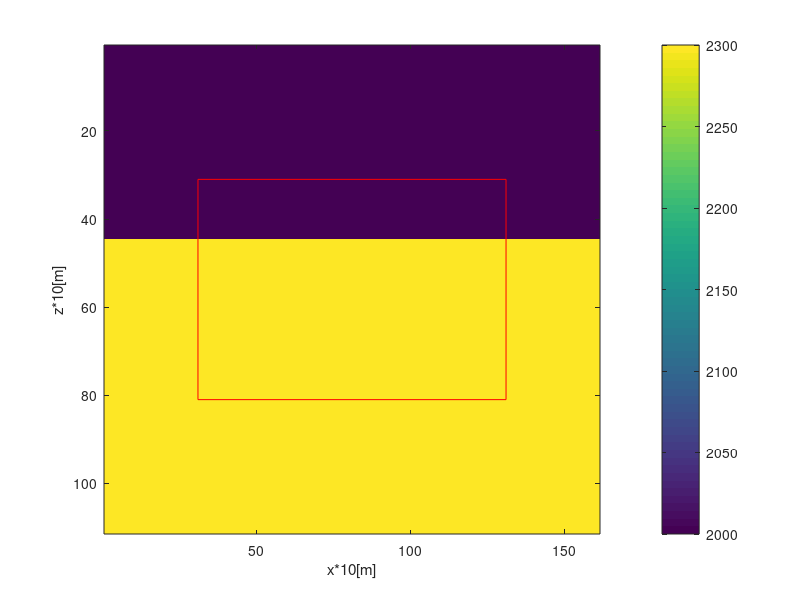

This figure's MATLAB source: (Note: this script raises an error after producing the figure.)
%% input parameters
clear all;
close all;
load('true_rect.mat');
dims.dh=10;
lp=30;
% initial velocity model
v0=ones([51,101])*2000;
% estimation to first layer thickness
l1=15;
% estimation to first layer velocity
v0(l1:end,:)=2300;
dims.dt=10^-3; % [s]
dims.nz0=size(v0,1); % Cells in z-direction
dims.nx0=size(v0,2); % Cells in x-direction
dims.nt=1000; % Amount of time steps
dims.ns=dims.nt;
%% extend the velocity model region to employ PML
v=v0;
temp=v0(1,:);
temp2=v0(end,:);
v=[temp(ones(lp,1),:);
    v;
    temp2(ones(lp,1),:)];
temp3=v(:,1);
temp4=v(:,end);
v=[temp3(:,ones(1,lp)),v,temp4(:,ones(1,lp))];
figure;
imagesc(v);
colorbar;
xlabel({['x*' num2str(dims.dh) '[m]']});
ylabel({['z*' num2str(dims.dh) '[m]']});
hold on;
plot([lp+1,dims.nx0+lp],[lp+1,lp+1],'color','red');
hold on;
plot([lp+1,dims.nx0+lp],[lp+dims.nz0,lp+dims.nz0],'color','red');
hold on;
plot([lp+1,lp+1],[lp+1,lp+dims.nz0],'color','red');
hold on;
plot([dims.nx0+lp,dims.nx0+lp],[lp+1,lp+dims.nz0],'color','red');
axis on;
shg;
Rc=.1;
%% Model dimensions
dims.nz=size(v,1);
dims.nx=size(v,2);
% mz=31:81
dims.mz=lp+1:dims.nz0+lp;
% mx=31:131
dims.mx=lp+1:dims.nx0+lp;
%% source
singles=rickerWave(10,dims);
dims.sx=min(dims.mx):max(dims.mx);
dims.sz=min(dims.mz)*ones(1,length(dims.mx));
%% Receiver locations
dims.rx=min(dims.mx):max(dims.mx);
dims.rz=min(dims.mz)*ones(1,length(dims.rx));
%% source
fs=1/dims.dt;
L=dims.nt;
n=2000;
f=fs*(0:(n/2))/n;
s=zeros([dims.nz*dims.nx,1]);
source_freq=fft(singles,n)/(n/2);
source_freq2=source_freq(1:n/2+1);
% check source
source_time=ifft(source_freq2,n,1)*n;
figure('name','source signals');
subplot(3,1,1)
plot(dims.dt:dims.dt:dims.dt*L,real(singles));
xlabel(['t [s]']);
title('original');
subplot(3,1,2)
plot(dims.dt:dims.dt:dims.dt*L,real(source_time(1:dims.nt)));
xlabel(['t' [s]']);
title('transformed from frequency');
subplot(3,1,3)
plot(abs(source_freq2));
%aa=reshape(aa,[300,1]);
%plot(real(aa))
title('frequency domain');
shg;
%% find effective frequency of source
s_diff=diff(abs(source_freq2));
s_diff=[s_diff(1);s_diff];
s_lim=find(abs(source_freq2)<.1*max(abs(source_freq2)) & s_diff<0);
s_lim2=s_lim(1);
f_range=1:s_lim2;
f2=f(f_range);
ome=2*pi*f2;
% source term
sf=source_freq2(1:s_lim2);
%% source location in FWI
shot_interval=10;
sx0=dims.sx(1):shot_interval:dims.sx(end);
sz0=dims.sz(1)*ones(size(sx0));
% extend source term
sf2=sf*ones(1,length(sx0));
% sf2=sf(:,ones(3,1));
%% find effective frequency for true_rect
n_true_recf=n;
fs2=fs;
f2=fs2*(0:(n_true_recf/2))/n_true_recf;
true_recf=fft(true_rect,n_true_recf,1)/(n_true_recf/2);
true_recf=true_recf(1:s_lim2,:,:);
%% solver parameters
nz=dims.nz;
nx=dims.nx;

dh=dims.dh;
nt=dims.nt;
% ome
% sf
rz=dims.rz;
rx=dims.rx;

n_iteration=20;
alp_progress=zeros([length(n_iteration)+1,1]);
of_progress=zeros([length(n_iteration)+1,1]);

d0=log(1/Rc)/log(10)*3*v/2/lp;
gmax1=150;
C=zeros(length(n_iteration),1);
FID=fopen('log.txt','w');
tic;
for l=1:n_iteration
    fprintf('\n current iteration=%d/%d \t time=%f s',l,n_iteration,toc);
    fprintf(FID,'\n current iteration=%d/%d \t time=%f s',l,n_iteration,toc);
    %%
    vg=zeros(size(v));
    %% gradient
    for i=1:length(sx0)
        loc=(i-1)*shot_interval+1;
        fprintf('\n \t current shot number=%d/%d',i,length(sx0));
        fprintf(FID,'\n \t current shot number=%d/%d',i,length(sx0));
        true_recfs=true_recf(:,:,loc);
        [pf,recf,Ct,vgt]=FWI_solver(nz,nx,dh,sz0(i),sx0(i),ome,sf2(:,i),rz,rx,v,lp,d0,true_recfs);
        vg=vgt+vg;
    end
    vg=vg/length(sx0);
    vg=taperGradient(vg,lp,l1);
    C(l)=Ct/length(sx0);
    fprintf('\n \t\t\t Cost=%f',C(l));
    fprintf(FID,'\n \t Cost=%f',C(l));
    fprintf(FID,'\n \t max gradient=%f',max(abs(vg(:))));
    %% optimization
    % max gradient for the first iteration
    if l==1
        alp=gmax1/max(abs(vg(:)));
    end
    v=v-alp*vg;
    figure(99)
    subplot(2,1,1)
    imagesc(vg);
    hold on;
    plot([lp+1,nx-lp],[lp+1,lp+1],'color','red');
    hold on;
    plot([lp+1,nx-lp],[nz-lp,nz-lp],'color','red');
    hold on;
    plot([lp+1,lp+1],[lp+1,nz-lp],'color','red');
    hold on;
    plot([nx-lp,nx-lp],[lp+1,nz-lp],'color','red');
    title({['G [m/s]'],[ 'max gradient= ' num2str(max(abs(vg(:))))]});
    colorbar;
    subplot(2,1,2)
    imagesc(v);
    hold on;
    plot([lp+1,nx-lp],[lp+1,lp+1],'color','red');
    hold on;
    plot([lp+1,nx-lp],[nz-lp,nz-lp],'color','red');
    hold on;
    plot([lp+1,lp+1],[lp+1,nz-lp],'color','red');
    hold on;
    plot([nx-lp,nx-lp],[lp+1,nz-lp],'color','red');
    colorbar;
    title('v [m/s]');
    shg;
end
fclose(FID);
%%
figure('name','final result');
subplot(2,2,1)
load('trueModel.mat');
imagesc(trueModel);
colorbar;
title('true model');
subplot(2,2,2)
imagesc(v(dims.mz,dims.mx));
colorbar;
title('inversion result');
subplot(2,2,3)
imagesc(v(dims.mz,dims.mx)-trueModel);
title('error');
%%
